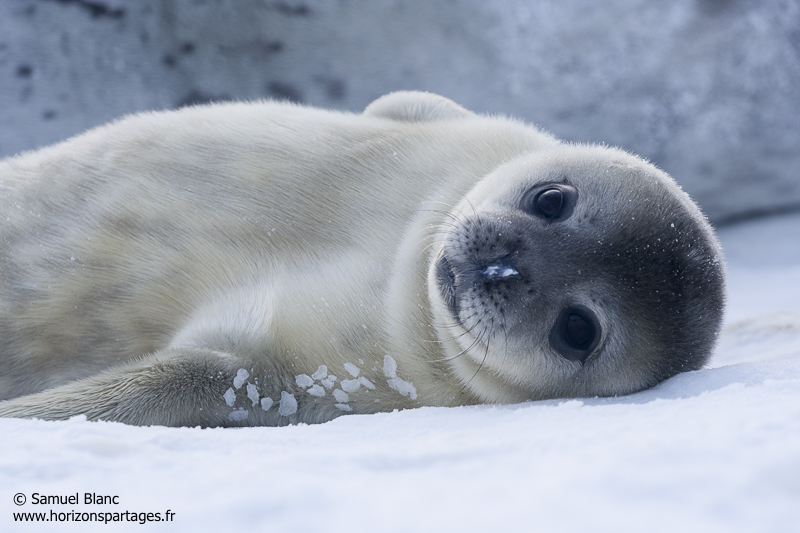
#> input picture images/image.jpg, 800 x 533 px
$ python recall_image.py
#> lines starting #> are read from the running program, lines starting #| are printed output that depends on the picture; after the words box and inside, x2 and y2 are one past the last pixel; in counts of white or black regions, pixels touching at a corner belong together
### image_utils.py
import cv2
import numpy as np
from sklearn.preprocessing import Binarizer

def load_and_binarize_image(image_path):
    """
    Load an image, binarize it, and convert pixel values to +1 and -1.

    Parameters:
    -----------
    image_path : str
        Path to the image file to be loaded.

    Returns:
    --------
    binarized_image : numpy.ndarray
        A 100x100 array with pixel values binarized to +1 and -1.
    """
#> called with image_path = 'images/image.jpg'
    image = cv2.imread(image_path, cv2.IMREAD_GRAYSCALE)
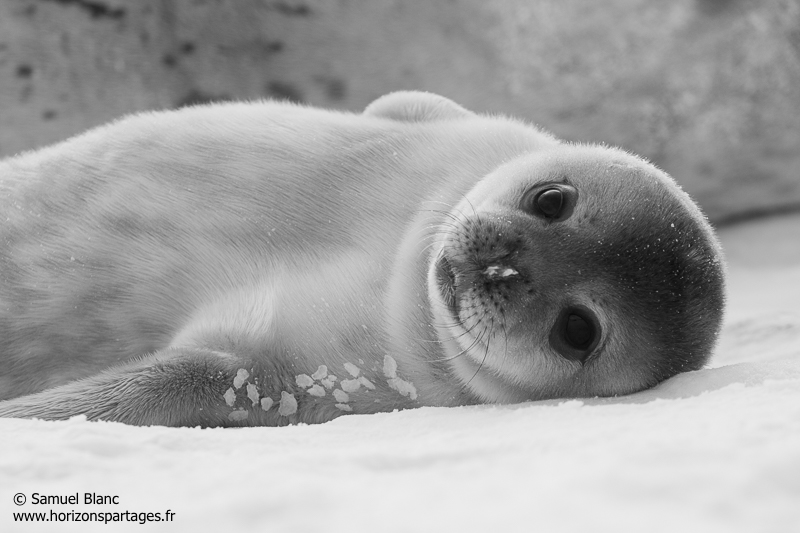
#> image: shape (533, 800); min 0, max 237, mean 161.6
    image = cv2.resize(image, (100, 100))
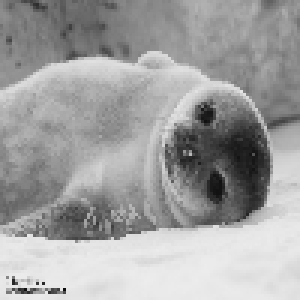
#> image: shape (100, 100) (shown 3 times larger); min 13, max 236, mean 161.3
    _, binarized_image = cv2.threshold(image, 127, 255, cv2.THRESH_BINARY)
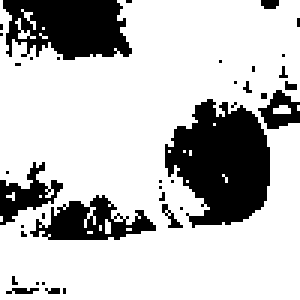
#> binarized_image: shape (100, 100) (shown 3 times larger); 76% white; 38 black regions (32 under 20 px), largest, box (x1, y1, x2, y2) and area: (55, 33, 90, 76) 1022, (1, 0, 44, 20) 651, (10, 65, 52, 80) 319, (0, 54, 21, 75) 182, (86, 30, 100, 43) 98, (54, 68, 61, 76) 20
    binarized_image = (binarized_image / 255).astype(int)
    binarized_image = 2 * binarized_image - 1

    return binarized_image

### functions.py
import numpy as np
import matplotlib.pyplot as plt
import matplotlib.animation as animation
from matplotlib.animation import ArtistAnimation
np.set_printoptions(legacy='1.13')


def activation(x):
    """
    Activation function for a Hopfield network.

    This function applies a step function to the input array `x`, setting
    each element to 1 if it is non-negative and to -1 otherwise. This
    activation function helps update the state of neurons in the network.

    Parameters
    ----------
    x : ndarray
        Input array representing the state of the neurons in the network.

    Returns
    -------
    ndarray
        An array where each element is 1 if the corresponding input was
        non-negative, and -1 otherwise.

    Examples
    --------
    >>> activation(np.array([0.5, -0.2, 0, -1, 3]))
    array([ 1, -1,  1, -1,  1])

    >>> activation(np.array([-1.5, 2.3, -0.1, 0]))
    array([-1,  1, -1,  1])

    >>> activation(np.array([1, 2, 3]))
    array([1, 1, 1])

    >>> activation(np.array([-1, -2, -3]))
    array([-1, -1, -1])

    """
    return np.where(x>=0, 1, -1)

# [30 lines left out: function generate_patterns, not called in this run]


def perturb_pattern(pattern, num_perturb):
    """
    Perturb a pattern by flipping a specified number of its elements.

    This function creates a copy of the input `pattern` and flips the value
    of `num_perturb` randomly selected elements (from 1 to -1 or vice versa).

    Parameters
    ----------
    pattern : ndarray
        The original pattern to be perturbed. It should be a 1-D array.
    num_perturb : int
        The number of elements to flip in the pattern.

    Returns
    -------
    ndarray
        A copy of the input pattern with `num_perturb` elements flipped.

    Examples
    --------
    >>> pattern = np.array([1, 1, -1, -1, 1])
    >>> perturbed = perturb_pattern(pattern, 2)
    >>> len(perturbed) == len(pattern)  # Length remains the same
    True
    >>> np.sum(pattern != perturbed) == 2  # Exactly 2 elements flipped
    True
    >>> set(perturbed) <= {1, -1}  # Elements are either 1 or -1
    True

    """
    pertubed_pattern = pattern.copy()
    indices_to_flip = np.random.choice(len(pattern), size=num_perturb, replace=False)
    pertubed_pattern[indices_to_flip] *= -1
    return pertubed_pattern


# [36 lines left out: function pattern_match, not called in this run]

def dynamics(state, weights, max_iter) :
    """
    Update the state of a Hopfield network synchronously.

    This function computes the next state of the network by calculating the
    dot product of the `weights` matrix and the current `state`, then applies
    the activation function to the result. It continues until the state converges
    or the maximum number of iterations is reached.

    Parameters
    ----------
    state : ndarray
        The current state of the network, represented as a 1-D array.
    weights : ndarray
        The weight matrix of the network, where each entry represents the
        connection weight between pairs of neurons.
    max_iter : int
        The maximum number of iterations to perform.

    Returns
    -------
    list of ndarray
        A list containing the history of states visited during the iterations.

    Examples
    --------
    # Example 1: Convergence within the maximum number of iterations
    >>> patterns = np.array([[1, 1, -1, -1],
    ...                      [1, 1, -1, 1],
    ...                      [-1, 1, -1, 1]])
    >>> weights = hebbian_weights(patterns)
    >>> state = np.array([1, -1, 1, -1])
    >>> history = dynamics(state, weights, max_iter=10)
    Convergence achieved.

    >>> len(history) >= 2
    True
    >>> np.array_equal(history[-1], history[-2])
    True

    # Example 2: No convergence within the maximum number of iterations
    >>> state = np.array([1, -1, 1, -1])
    >>> history = dynamics(state, weights, max_iter=1)  # Setting max_iter low to force no convergence
    The network did not converge within the maximum number of iterations.

    >>> len(history) >= 2
    True

    """
    state_history = [state.copy()]
    for i in range(max_iter) :
        next_state = update(state, weights)
        state_history.append(next_state.copy())
        if np.array_equal(next_state, state):
            print(f"Convergence achieved.")
            break
        state = next_state
    else:
        print("The network did not converge within the maximum number of iterations.")
    return state_history


# [73 lines left out: function dynamics_async, not called in this run]


def hebbian_weights(patterns):
    """
    Compute the Hebbian weight matrix for a set of patterns.

    This function computes the weight matrix `W` for a Hopfield network using
    the Hebbian learning rule. The weights are calculated as the average
    outer product of the patterns.

    Parameters
    ----------
    patterns : ndarray
        A 2-D array of shape (M, N), where M is the number of patterns and
        N is the size of each pattern.

    Returns
    -------
    ndarray
        A 2-D weight matrix of shape (N, N) where the diagonal elements are
        set to zero.

    Examples
    --------
    >>> patterns = np.array([[ 1, 1, -1, -1],
    ...              [ 1, 1, -1,  1],
    ...              [-1, 1, -1,  1]])
    >>> hebbian_weights(patterns)
    array([[ 0.        ,  0.33333333, -0.33333333, -0.33333333],
           [ 0.33333333,  0.        , -1.        ,  0.33333333],
           [-0.33333333, -1.        ,  0.        , -0.33333333],
           [-0.33333333,  0.33333333, -0.33333333,  0.        ]])
    """
    M,N = patterns.shape
    W = np.dot(patterns.transpose(), patterns)/M
    np.fill_diagonal(W, 0)
    return W

def update(state, weights) :
    """
    Perform a synchronous update of the state in a Hopfield network.

    This function computes the new state of the network by taking the dot
    product of the current state and the weight matrix and applying the
    activation function.

    Parameters
    ----------
    state : ndarray
        The current state of the network, represented as a 1-D array.
    weights : ndarray
        The weight matrix of the network, where each entry represents the
        connection weight between pairs of neurons.

    Returns
    -------
    ndarray
        The updated state of the network after one synchronous step.

    Examples
    --------
    >>> patterns = np.array([[1, 1, -1, -1],
    ...                      [1, 1, -1, 1],
    ...                      [-1, 1, -1, 1]])
    >>> weights = hebbian_weights(patterns)
    >>> state = np.array([1, -1, 1, -1])
    >>> update(state, weights)
    array([-1, -1,  1, -1])

    """
    new_state = np.dot(weights,state)
    return activation(new_state)

# [115 lines left out: functions update_async, storkey_weights, create_checkerboard_pattern, not called in this run]


def save_video(state_list, out_path, img_shape=None):
    """
    Creates and saves a video of the evolution of network states using matplotlib's ArtistAnimation.

    This function compiles a sequence of 2D numpy arrays representing network states over time
    into an animation, saved as a video file. Each state is visualized as a frame in grayscale.

    Parameters
    ----------
    state_list : list of numpy.ndarray
        List of 2D arrays (e.g., 50x50) representing network states at each time step.
    out_path : str
        File path, including filename, where the output video will be saved (e.g., 'video.mp4').
    img_shape : tuple of int
        The shape (height, width) to reshape the states before visualization.
    Returns
    -------
    None

    Examples
    --------
    >>> import numpy as np
    >>> import os
    >>> state_list = [np.ones((50, 50)), -np.ones((50, 50))]
    >>> save_video(state_list, 'output.mp4')
    >>> os.path.exists('output.mp4')
    True
    >>> os.remove('output.mp4')
    """
    fig, ax = plt.subplots()
    frames = [[ax.imshow(state.reshape(img_shape), cmap='gray', animated=True)] for state in state_list]
    animation = ArtistAnimation(fig, frames)
    animation.save(out_path, writer='ffmpeg')


# [30 lines left out: function compute_energy, not called in this run]


# [4 lines that do not run on import are left out]

### recall_image.py
import numpy as np
import matplotlib.pyplot as plt
from matplotlib.animation import ArtistAnimation

from functions import*

from timeit import default_timer as timer
from plots import*
from image_utils import*

image_path = 'images/image.jpg'
binarized_image = load_and_binarize_image(image_path)

patterns = binarized_image
plt.imshow(binarized_image, cmap='gray')
plt.title("Binarized image")
plt.show()
patterns=np.squeeze(patterns.flatten()).reshape(1,-1)
print(patterns)
#> (printed output is left out)
corrupted_image=perturb_pattern(pattern=patterns.flatten(),num_perturb=3000)
#> in perturb_pattern, `pertubed_pattern = pattern.copy()`: pertubed_pattern = 10000 values, max 1 at index 0, min -1 at index 1, mean 0.52
#> in perturb_pattern, `indices_to_flip = np.random.choice(len(pattern), size=num_perturb, rep..`: indices_to_flip = 3000 values, max 9999 at index 1325, min 9 at index 393, mean 5004.3
#> corrupted_image = 10000 values, max 1 at index 0, min -1 at index 1, mean 0.205
weights = hebbian_weights(patterns)
final_states = dynamics(corrupted_image, weights, max_iter=100)
#> after the loop in dynamics, `for i in range(max_iter) :`: state_history = 3 items
#> final_states = 3 items
print(final_states)
#> (printed output is left out)
final_states = [state.reshape((100, 100)) for state in final_states]
save_video(final_states, 'VideosPatternConverge/recall_image_sync.mp4')
#> (the run stopped early here; a loop or call above may not have finished)
